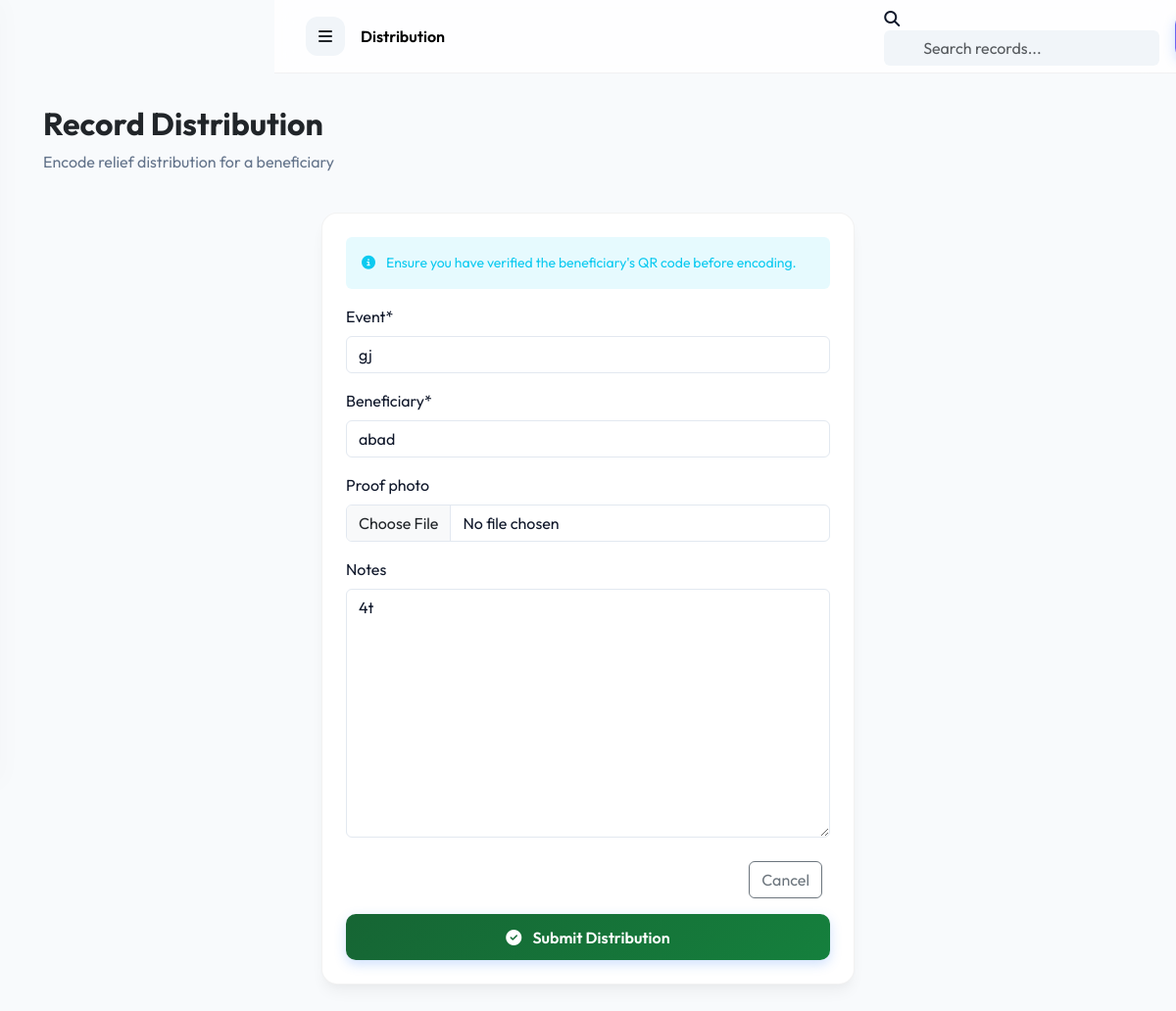
/distribution/4/edit/ (signed in), run on the app's committed database.
### distribution/models.py (models this page shows, shortened)
class Distribution(models.Model):
    event = models.ForeignKey('events.ReliefEvent', on_delete=models.CASCADE, related_name='distributions')
    beneficiary = models.ForeignKey('beneficiaries.Beneficiary', on_delete=models.CASCADE, related_name='distributions')
    distributed_by = models.ForeignKey('accounts.User', on_delete=models.SET_NULL, null=True, related_name='processed_distributions')
    timestamp = models.DateTimeField(auto_now_add=True)
    proof_photo = models.ImageField(upload_to='distributions/proofs/', blank=True, null=True)
    signature = models.ImageField(upload_to='distributions/signatures/', blank=True, null=True)
    notes = models.TextField(blank=True)
    verification_status = models.BooleanField(default=False) # Verified via QR or Manual

### distribution/views.py (the view)
# urls.py: path('<int:pk>/edit/', views.DistributionUpdateView.as_view(), name='edit'),
class DistributionUpdateView(LoginRequiredMixin, UpdateView):
    model = Distribution
    template_name = 'distribution/form.html'
    fields = ['event', 'beneficiary', 'proof_photo', 'notes']
    success_url = reverse_lazy('distribution:list')

### accounts/models.py (called while the page is built)
    def is_admin(self):
        return self.role == 'ADMIN' or self.is_superuser

### beneficiaries/models.py (called while the page is built)
    def __str__(self):
        return self.full_name

### events/models.py (called while the page is built)
    def __str__(self):
        return self.title

### notifications/context_processors.py (called while the page is built)
def notifications_processor(request):
    if request.user.is_authenticated:
        unread_notifications = request.user.notifications.filter(is_read=False)[:5]
        unread_count = request.user.notifications.filter(is_read=False).count()
        return {
            'topbar_notifications': unread_notifications,
            'unread_notifications_count': unread_count
        }
    return {}

### templates/distribution/form.html (shortened to what this page needs)
{% extends 'base.html' %}
{% load crispy_forms_tags %}
{% block content %}
<div class="container-fluid">
    <div class="row mb-4">
        <div class="col-md-12">
            <h2 class="fw-bold text-dark">Record Distribution</h2>
            <p class="text-muted">Encode relief distribution for a beneficiary</p>
        </div>
    </div>
    <div class="row justify-content-center">
        <div class="col-md-6">
            <div class="glass-card p-4">
                <div class="alert alert-info border-0 bg-info bg-opacity-10 text-info small">
                    <i class="fas fa-info-circle me-2"></i> Ensure you have verified the beneficiary's QR code before encoding.
                </div>
                <form method="post" enctype="multipart/form-data">
                    {{ form|crispy }}
                    <div class="mt-4 text-end">
                        <a href="{% url 'distribution:list' %}" class="btn btn-outline-secondary me-2">Cancel</a>
                        <button type="submit" class="btn btn-primary-glass w-100 mt-3">
                            <i class="fas fa-check-circle me-2"></i> Submit Distribution
                        </button>
                    </div>
                </form>
            </div>
        </div>
    </div>
</div>
{% endblock %}

### static/css/style.css (style rules this page uses)
:root { --primary-green: #166534; --primary-blue: #1d4ed8; --primary-red: #991b1b; --primary-yellow: #eab308; --primary-gradient: linear-gradient(135deg, #166534 0%, #15803d 100%); --secondary-gradient: linear-gradient(135deg, #1d4ed8 0%, #3b82f6 100%); --accent-gradient: linear-gradient(135deg, #991b1b 0%, #dc2626 100%); --sidebar-bg: #ffffff; --dark-bg: #f8fafc; --glass-bg: rgba(255, 255, 255, 0.7); --glass-border: rgba(0, 0, 0, 0.05); --text-main: #0f172a; --text-muted: #64748b; --card-shadow: 0 10px 15px -3px rgba(0, 0, 0, 0.05), 0 4px 6px -2px rgba(0, 0, 0, 0.02); }
body { background-color: var(--dark-bg) !important; color: var(--text-main) !important; font-family: 'Outfit', sans-serif !important; margin: 0; min-height: 100vh; }
h1, h2, h3, h4, h5, h6 { color: var(--text-main) !important; font-weight: 700 !important; }
.text-muted, .text-white-50 { color: var(--text-muted) !important; opacity: 1 !important; }
.glass-card { background: #ffffff; border: 1px solid var(--glass-border) !important; border-radius: 16px !important; box-shadow: var(--card-shadow) !important; }
.btn-primary-glass { background: var(--primary-gradient) !important; border: none !important; color: #fff !important; padding: 0.7rem 1.5rem !important; border-radius: 10px !important; font-weight: 600 !important; box-shadow: 0 4px 12px rgba(59, 130, 246, 0.25) !important; }
.form-control, .form-select { background: #ffffff !important; border: 1px solid #e2e8f0 !important; color: var(--text-main) !important; }

### templates/base.html (style rules this page uses)
:root { --sidebar-width: 280px; --topbar-height: 75px; --light-core: #ffffff; --body-bg: #f8fafc; }
body { background-color: var(--body-bg) !important; margin: 0; padding: 0; color: #0f172a !important; font-family: 'Outfit', sans-serif !important; }

### data on the page
Distribution: event "gj", beneficiary "abad", notes "4t"

### other printed values
{{ request.resolver_match.app_name|title }} "Distribution"
